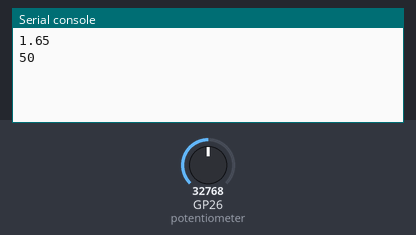
Bench run of a program on a simulated Raspberry Pi Pico running MicroPython. On the bench: the last lines printed to the serial console. Inputs (shaded band) come from the test bench; at power-on: GP26 (potentiometer) = 32768 (analog values on the 0–65535 scale).

Above: at 1.2 s.
1.3 s: GP26 (potentiometer) set to 45874
At 2.6 s:
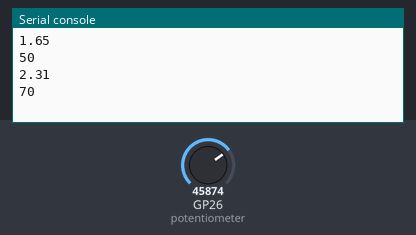
2.8 s: GP26 (potentiometer) set to 57670
At 4.4 s:
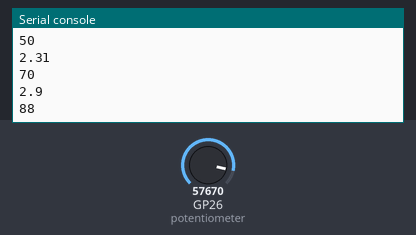
Timing chart, 0 to 5.9 s (numbered marks = the images above; inputs shaded):
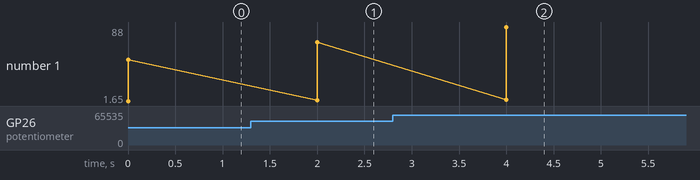

The program:

read_potentiometer.py
```python
import machine
import utime

# ADC, Analog To Digital
potentiometer = machine.ADC(26)

convertion_factor = 3.3 / (65535)

# u16 means that instead of reading 1 and 0, it will read 16bit values
# to read digital input use .read()
while True:
    # READ ACCURATE VOLTAGE VALUES INSTEAD OF 0-65535
    voltage = round(potentiometer.read_u16() * convertion_factor, 2)
    print(voltage)
    # READ 0-100 VALUES INSTEAD OF 0-65535, (10k POTENTIOMETER)
    zero_100 = int((potentiometer.read_u16() / 1000) * 1.53)
    print(zero_100)
    utime.sleep(2)
```

Measured:
- after the input at 1.3 s, the serial console: prints a new line after 0.70 s (image 1)
- after the input at 2.8 s, the serial console: prints a new line after 1.2 s (image 2)
- plotted number 1: 50 → 70 after the input at 1.3 s, 70 → 88 after the input at 2.8 s
